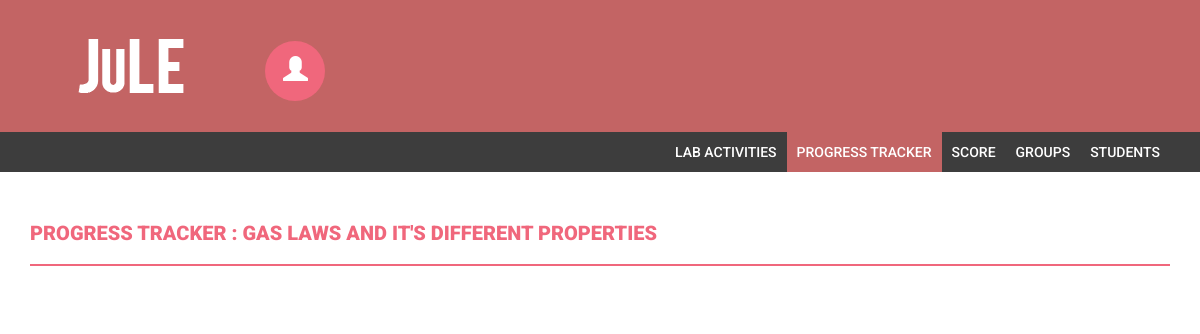
Before: /home/progress/ (signed in) with the older database file.
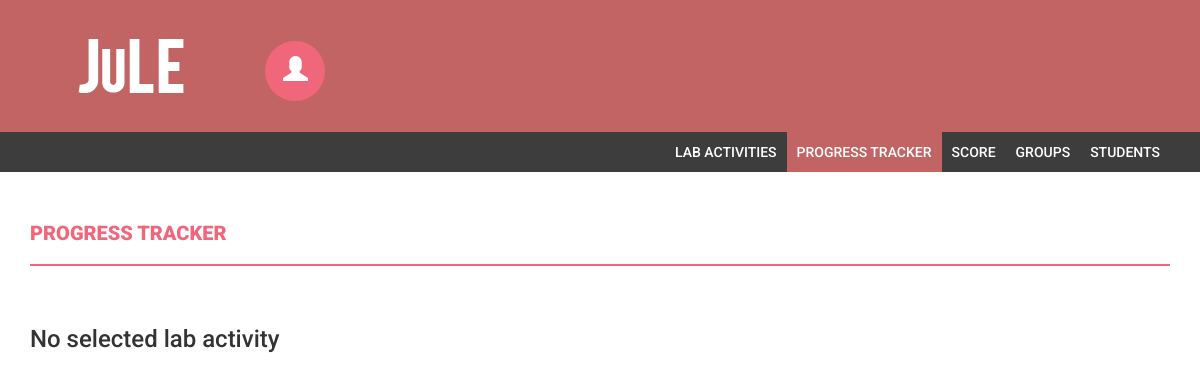
After: the same page with the newer database file.
### myapp/models.py (models this page shows, shortened)
class LabActivity(models.Model):
	labid = models.IntegerField(primary_key=True)
	labname = models.CharField(unique=True, max_length=100)
	labsummary = models.TextField(blank=True, null=True)
	numprocedures = models.IntegerField()
	hidden = models.BooleanField()
	selected = models.BooleanField()
	maximumpoint = models.FloatField()

### myapp/views.py (the view)
# urls.py: url(r'^home/progress/$', views.progress, name='progress'),
def progress(request):
	selectedlab = LabActivity.objects.filter(selected=True)
	isTrue = False
	if selectedlab:
		isTrue = True
	studentgroups = StudentGroup.objects.filter(facultyid=request.user.profile.facultyid)
	profiles = Profile.objects.all()
	groupgrades = GroupGrade.objects.all()
	return render(request, "teacher_progress.html", locals())

### myapp/templates/teacher_progress.html (shortened to what the changed rows need)
{% load static %}
<!DOCTYPE html>
<html xmlns="http://www.w3.org/1999/xhtml">
<head>
    <link href="{% static 'css/bootstrap.css' %}" rel="stylesheet" />
    <link href="{% static 'css/font-awesome.css' %}" rel="stylesheet" />
    <link href="{% static 'css/style.css' %}" rel="stylesheet" />
    <link href="{% static 'css/mystyle.css' %}" rel="stylesheet" />
    <link href="{% static 'css/smart_wizard.css' %}" rel="stylesheet" type="text/css" />
    <link href="{% static 'css/smart_wizard_theme_circles.css' %}" rel="stylesheet" type="text/css" />
    <link href="{% static 'css/smart_wizard_theme_arrows.css' %}" rel="stylesheet" type="text/css" />
    <link href="{% static 'css/smart_wizard_theme_dots.css' %}" rel="stylesheet" type="text/css" />
</head>
<body>
    <div class="content-wrapper">
        <div class="container">
            <div class="row">
                <div class="col-md-12">
                    <h4 class="page-head-line">Progress Tracker
                    {% for selected in selectedlab %}
                        {% if selected.selected == True %}
                            : {{ selected.labname }}
                        {% endif %}
                    {% endfor %}
                    </h4>
                </div>
            </div>
            {% if isTrue == True %}
                {% for studentgroup in studentgroups %}
                <div class="">
                    {% for profile in profiles %}
                        {% if profile.groupid == studentgroup %}
                            {% if profile.loggedin %}
                                <div class="panel panel-success">
                            {% else %}
                                <div class="panel panel-default">
                            {% endif %}
                        {% endif %}
                    {% endfor %}
                        <div class="panel-heading">
                            {{ studentgroup.groupname }}
                        </div>
                        <div class="panel-body">
                            <div class="progress progress-striped active">
                                <script>
                                    var totalprogress = 0.0;
                                    var totalprocedures = 0.0;
                                </script>
                                {% for groupgrade in groupgrades %}
                                    {% if groupgrade.groupid == studentgroup %}
                                        {% for select in selectedlab %}
                                            {% if groupgrade.labid == select %}
                                                <script>
                                                    totalprocedures++;
                                                </script>
                                                {% if groupgrade.status == True %}
                                                    <script>
                                                        totalprogress++;
                                                    </script>
                                                {% endif %}
                                            {% endif %}
                                        {% endfor %}
                                    {% endif %}
                                {% endfor %}
                                <script>
                                    var percentage = totalprogress / totalprocedures * 100
                                    console.log(percentage);
                                </script>
                                <div id="{{ studentgroup.groupid }}" class="progress-bar progress-bar-primary" role="progressbar" aria-valuenow="40" aria-valuemin="0" aria-valuemax="100" style="width: 0%">
                                </div>
                                <script>
                                    document.getElementById({{ studentgroup.groupid }}).style.width = percentage + "%";
                                </script>
                            </div>
                        </div>
                    </div>
                </div>
                {% endfor %}
            {% else %}
                <h3>No selected lab activity</h3>
            {% endif %}
        </div>
    </div>
</body>
</html>

Changed rows visible on the page:
no longer on this page (row edited): LabActivity: labname "GAS LAWS AND IT'S DIFFERENT PROPERTIES"
Other visible differences:
text now shown: "No selected lab activity"
